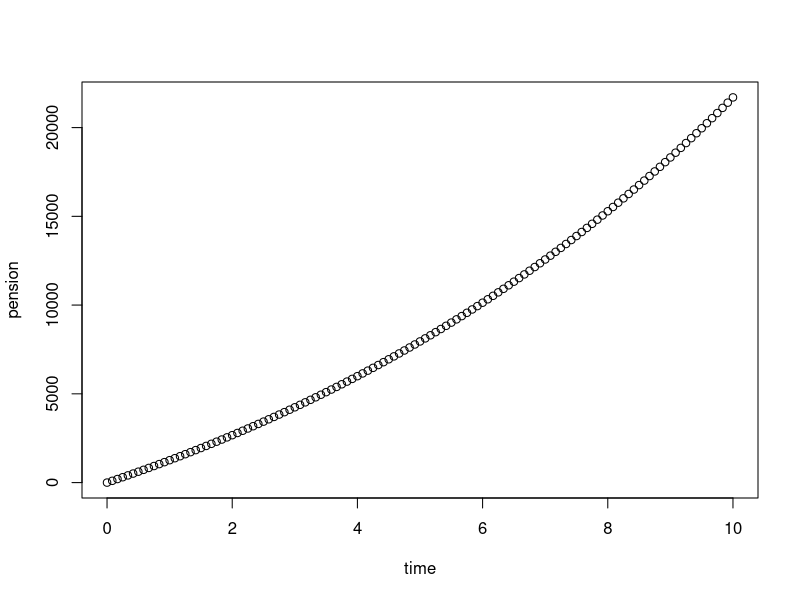

This figure's R source:
# program: spuRs/resources/scripts/pension.r
# Forecast pension growth under compound interest

# clear the workspace
rm(list=ls())

# Inputs
r <- 0.11             # Annual interest rate
term <- 10            # Forecast duration (in years)
period <- 1/12        # Time between payments (in years)
payments <- 100       # Amount deposited each period

# Calculations
n <- floor(term/period)  # Number of payments
pension <- 0
for (i in 1:n) {
    pension[i+1] <- pension[i]*(1 + r*period) + payments
}
time <- (0:n)*period

# Output
plot(time, pension)
